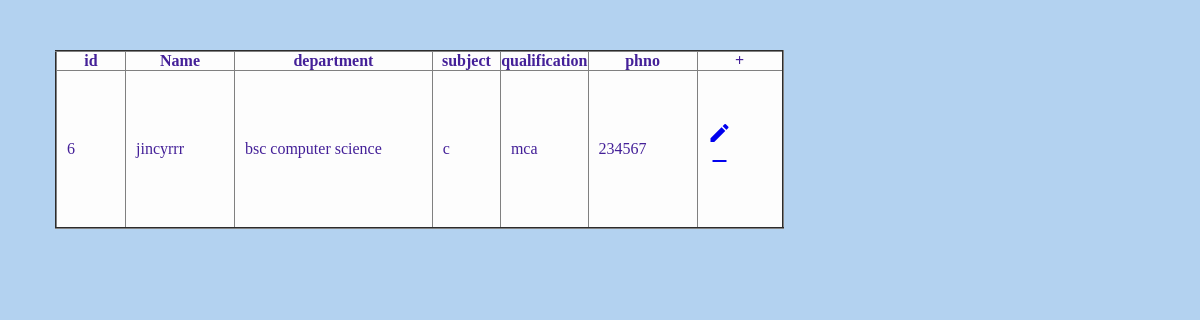
/faculty, run on an earlier commit of the app's database.
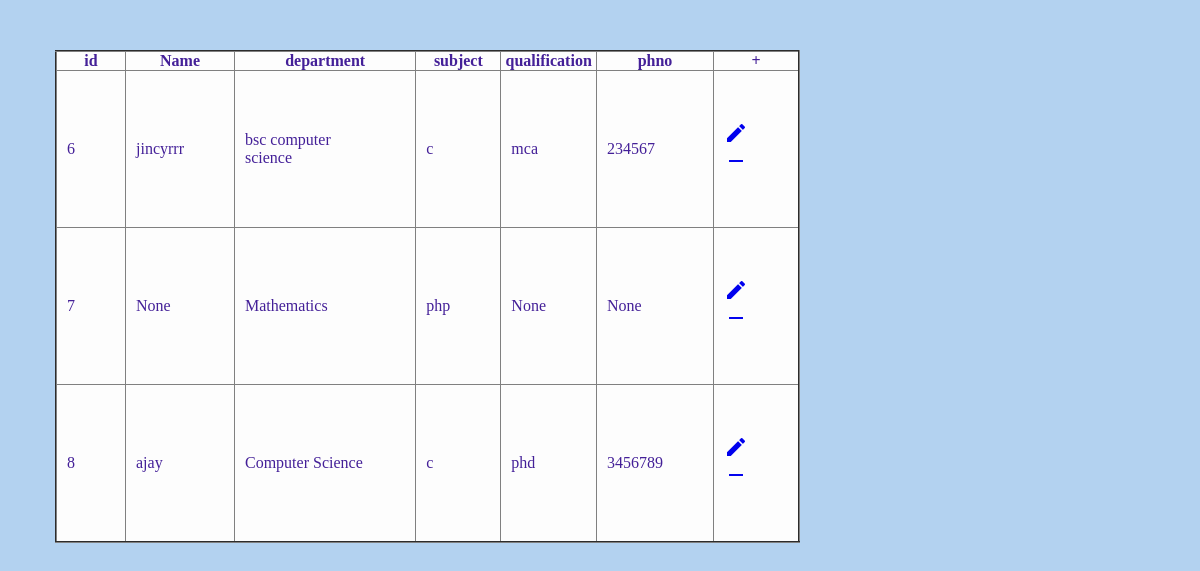
And on a later commit of the database.
### administrator/models.py (models this page shows)
class facultyTable(models.Model):
    LOGIN = models.ForeignKey(logintable, on_delete=models.CASCADE)
    name=models.CharField(max_length=30,null=True,blank=True)
    department=models.CharField(max_length=30,null=True,blank=True)
    subject=models.CharField(max_length=30,null=True,blank=True)
    qualification=models.CharField(max_length=30,null=True,blank=True)
    phoneno=models.BigIntegerField(null=True,blank=True)

### administrator/views.py (the view)
# urls.py: path("faculty",Facpage.as_view(),name="faculty"),
class Facpage(View):
    def get(self,request):
        obj=facultyTable.objects.all()
        return render(request,"admin/faculty.html",{'val':obj})

### templates/admin/faculty.html (shortened to what this page needs)
<!DOCTYPE html>
<html lang="en">
<head>
    <title>Document</title> <link rel="stylesheet" href="style.css">
</head>
<body class=" bo">
    <table border="2"  >
        <tr>
            <th>id</th>
        <th>Name</th>
        <th> department</th>
        <th>subject </th>
        <th>qualification</th>
        <th>phno</th>
        <th>+</th>
    </tr>
    {% for i in val %}
    <tr>
        <td>{{i.id }}</td>
        <td>{{i.name}}</td>
        <td>{{i.department}}</td>
        <td>{{i.subject}}</td>
        <td>{{i.qualification}}</td>
        <td>{{i.phoneno}}</td>
        <td>
            <a href="editfaculty/{{i.id}}"><li class="material-icons">edit</li> </a><br>
            <a href="removefaculty/{{ i.LOGIN.id }}"><li class="material-icons">remove</li> </a>
        </td>
    </tr>
    {% endfor %}
    </table>
</body>
</html>

### templates/admin/style.css (style rules this page uses)
* { box-sizing: border-box; padding:0; margin:0; }
body { background-color: rgb(63, 57, 101); }
table { color: rgb(68, 32, 152); background-color: rgb(253, 253, 253); border-collapse: collapse; margin-left: 100px; margin-top: 50px; margin-bottom: 100px; padding-left: 10px; margin-right: 200px; padding-right: 600x; }
td { padding: 50px; padding-bottom: 50px; }
.bo { background-color: rgb(179, 210, 240); border-collapse: collapse; margin-left:-55px; margin-top: 50px; margin-bottom: 100px; padding-left: 10px; margin-right: 200px; }
td { padding-bottom: 50px; padding-left:10px ; margin-right: 200px; }

What changed in the data, as far as the page shows it:
added facultyTable: id "7", name "None", department "Mathematics", subject "php", qualification "None", phoneno "None"
added facultyTable: id "8", name "ajay", department "Computer Science", subject "c", qualification "phd", phoneno "3456789"
